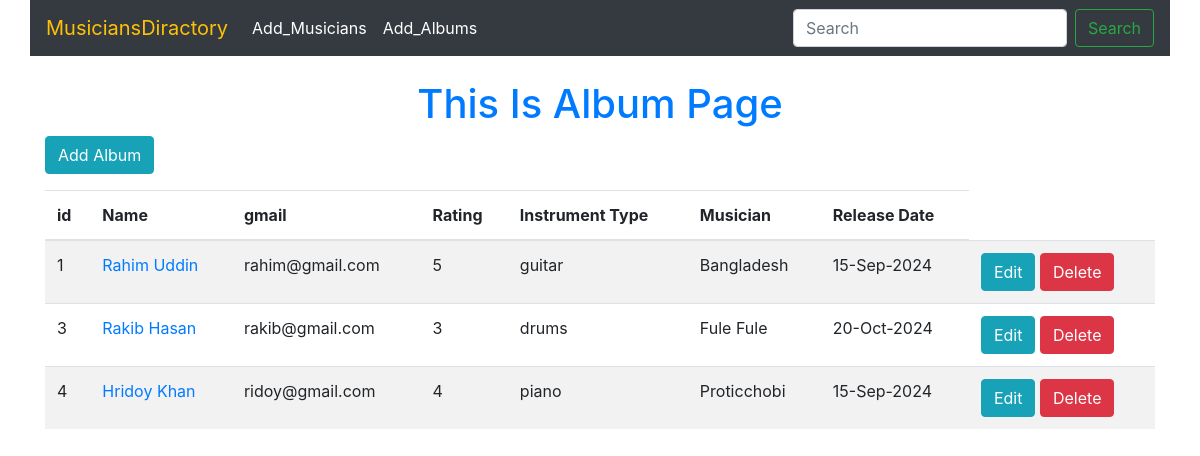
Screenshot of /Album/ with the database file from the repository.
### Album/models.py (models this page shows, shortened)
class Album(models.Model):
    name = models.CharField(max_length=100)
    musician = models.ForeignKey(Musician, on_delete=models.CASCADE, related_name='Album')
    rating = models.PositiveIntegerField(choices=[(i, str(i)) for i in range(1, 6)])
    release_date=models.DateField(default=datetime.date.today)

### Musician/models.py (models this page shows, shortened)
class Musician(models.Model):
    INSTRUMENT_CHOICES = [
        ('guitar', 'Guitar'),
        ('piano', 'Piano'),
        ('drums', 'Drums'),
        ('violin', 'Violin'),
        ('saxophone', 'Saxophone'),
    ]
    first_name = models.CharField(max_length=100)
    last_name = models.CharField(max_length=100)
    email = models.EmailField()
    phone_number = models.CharField(max_length=11)
    instrument_type = models.CharField(max_length=50, choices=INSTRUMENT_CHOICES)

### Album/views.py (the view)
# urls.py: path('', views.album_list, name='album_list'),
def album_list(request):
    albums = Album.objects.all()
    return render(request, 'album_list.html', {'Album': albums})

### Album/templates/album_list.html (shortened to what this page needs)
{% extends 'base.html' %}
{% load static %}
{% block content %}
<h1 class="mt-4 text-center text-primary">This Is Album Page</h1>
<a href="{% url 'album_create' %}" class="btn btn-info mb-3">Add Album</a>
<table class="table table-striped">
    <thead>
        <tr>
            <th>id</th>
            <th>Name</th>
            <th>gmail</th>
            <th>Rating</th>
            <th>Instrument Type</th>
            <th>Musician</th>
            <th>Release Date</th>
        </tr>
    </thead>
    <tbody>
        {% for album in Album %}
        <tr>
            <td>{{ album.id }}</td>
            <td><a href="{% url 'musician_edit' album.musician.pk %}">{{ album.musician.first_name }} {{ album.musician.last_name }}</a></td>
            <td>{{ album.musician.email }}</td>
            <td>{{ album.rating }}</td>
            <td>{{ album.musician.instrument_type }}</td>
            <td>{{ album.name }}</td>
            <td>{{ album.release_date|date:"d-M-Y" }}</td>
            <td>
                <a href="{% url 'album_edit' album.id %}" class="btn btn-info">Edit</a>
                <a href="{% url 'album_delete' album.id %}" class="btn btn-danger">Delete</a>
            </td>
        </tr>
        {% endfor %}
    </tbody>
</table>
{% endblock %}

### templates/base.html (shortened to what this page needs)
{% load static %}
<!DOCTYPE html>
<html lang="en">
<head>
    <link rel="stylesheet" href="https://cdn.jsdelivr.net/npm/bootstrap@4.0.0/dist/css/bootstrap.min.css"
>
</head>
<body>
    <nav class="navbar navbar-expand-lg navbar-dark bg-dark container">
        <a class="navbar-brand text-warning" href="{% url 'musician_list' %}">MusiciansDiractory</a>
        <div class="collapse navbar-collapse" id="navbarSupportedContent">
            <ul class="navbar-nav mr-auto">
                <li class="nav-item active">
                    <a class="nav-link" href="{% url 'musician_list' %}">Add_Musicians</a>
                </li>
                <li class="nav-item active">
                    <a class="nav-link" href="{% url 'album_list' %}">Add_Albums</a>
                </li>
            </ul>
            <form class="form-inline my-2 my-lg-0">
                <input class="form-control mr-sm-2" type="search" placeholder="Search" aria-label="Search">
                <button class="btn btn-outline-success my-2 my-sm-0" type="submit">Search</button>
            </form>
        </div>
    </nav>
    <div class="container">
        {% block content %}
        {% endblock content %}
    </div>
</body>
</html>

### rows the page displays
Album: id "1", musician.first_name "Rahim", musician.last_name "Uddin", musician.email "rahim@gmail.com", rating "5", musician.instrument_type "guitar", name "Bangladesh", release_date "15-Sep-2024"
Album: id "3", musician.first_name "Rakib", musician.last_name "Hasan", musician.email "rakib@gmail.com", rating "3", musician.instrument_type "drums", name "Fule Fule", release_date "20-Oct-2024"
Album: id "4", musician.first_name "Hridoy", musician.last_name "Khan", musician.email "ridoy@gmail.com", rating "4", musician.instrument_type "piano", name "Proticchobi", release_date "15-Sep-2024"
